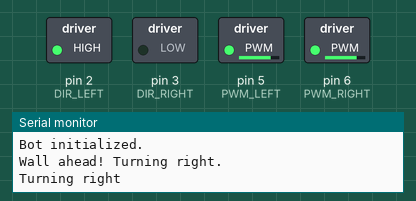
Bench run of a sketch on a simulated Arduino Uno, built with avr-gcc and run on an emulated ATmega328P. Shown: switched loads named in the sketch (green lamp = pin HIGH), the last lines printed to the serial monitor. Random numbers use the default seed unless the sketch sets one.

Above: at 0.15 s.
At 9.75 s:
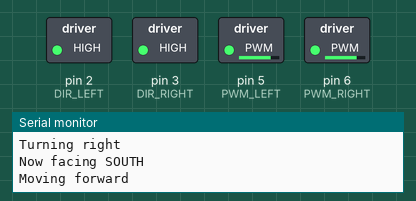
At 19.6 s:
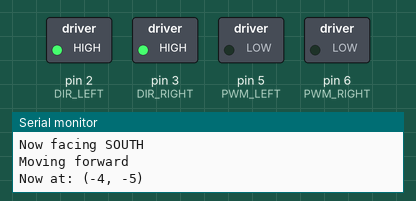
At 39.6 s:
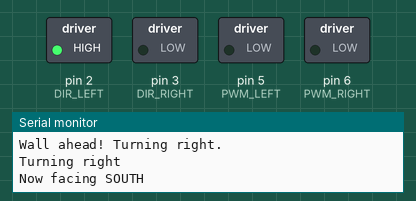
Timing chart, 0 to 40.0 s (numbered marks = the images above):
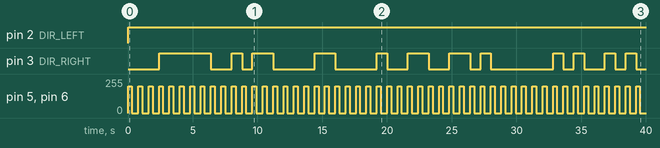

Measured:
- by itself, pin 2 (DIR_LEFT): LOW → HIGH at 0.00 s
- by itself, pin 3 (DIR_RIGHT): LOW → HIGH at 2.4 s, → LOW 4.0 s later, → HIGH 1.6 s later, → LOW 0.80 s later, … (24 changes in this stretch)
- by itself, pin 5 (PWM_LEFT), pin 6 (PWM_RIGHT): alternates 200/255 for 0.30 s and 0/255 for 0.50 s

The sketch:

base.ino
```cpp
#include "algo.h"

void setup() {
    Serial.begin(9600);
    initializeBot();
}

void loop() {
    int frontWall = random(0, 2);  // Replace with sensor read
    simpleNavigate(frontWall);
    delay(500);
}
```

algo.cpp
```cpp
#include <Arduino.h>
#include "algo.h"

// Define global state
Position currentPos = {0, 0, NORTH};

// Motor pin constants (match main.ino)
const int DIR_LEFT  = 2;
const int DIR_RIGHT = 3;
const int PWM_LEFT  = 5;
const int PWM_RIGHT = 6;
const int BASE_SPEED = 200;

void initializeBot() {
    Serial.println("Bot initialized.");

    // Motor pin setup
    pinMode(DIR_LEFT, OUTPUT);
    pinMode(DIR_RIGHT, OUTPUT);
    pinMode(PWM_LEFT, OUTPUT);
    pinMode(PWM_RIGHT, OUTPUT);
}

void simpleNavigate(int frontWall) {
    if (frontWall) {
        Serial.println("Wall ahead! Turning right.");
        turnRight();
    } else {
        moveForward();
    }
}

void moveForward() {
    Serial.println("Moving forward");

    digitalWrite(DIR_LEFT, HIGH);
    digitalWrite(DIR_RIGHT, HIGH);
    analogWrite(PWM_LEFT, BASE_SPEED);
    analogWrite(PWM_RIGHT, BASE_SPEED);

    delay(300); // move duration

    analogWrite(PWM_LEFT, 0);
    analogWrite(PWM_RIGHT, 0);

    switch (currentPos.dir) {
        case NORTH: currentPos.y++; break;
        case EAST:  currentPos.x++; break;
        case SOUTH: currentPos.y--; break;
        case WEST:  currentPos.x--; break;
    }

    Serial.print("Now at: (");
    Serial.print(currentPos.x);
    Serial.print(", ");
    Serial.print(currentPos.y);
    Serial.println(")");
}

void turnRight() {
    Serial.println("Turning right");

    digitalWrite(DIR_LEFT, HIGH);
    digitalWrite(DIR_RIGHT, LOW);
    analogWrite(PWM_LEFT, BASE_SPEED);
    analogWrite(PWM_RIGHT, BASE_SPEED);

    delay(300); // turn duration

    analogWrite(PWM_LEFT, 0);
    analogWrite(PWM_RIGHT, 0);

    currentPos.dir = (Direction)((currentPos.dir + 1) % 4);

    Serial.print("Now facing ");
    switch (currentPos.dir) {
        case NORTH: Serial.println("NORTH"); break;
        case EAST:  Serial.println("EAST"); break;
        case SOUTH: Serial.println("SOUTH"); break;
        case WEST:  Serial.println("WEST"); break;
    }
}
```

algo.h
```cpp
#ifndef ALGO_H
#define ALGO_H

// Direction enum
enum Direction { NORTH, EAST, SOUTH, WEST };

// Robot position
struct Position {
    int x;
    int y;
    Direction dir;
};

// Extern global state
extern Position currentPos;

// Function declarations
void initializeBot();
void simpleNavigate(int frontWall);
void moveForward();
void turnRight();

#endif
```
